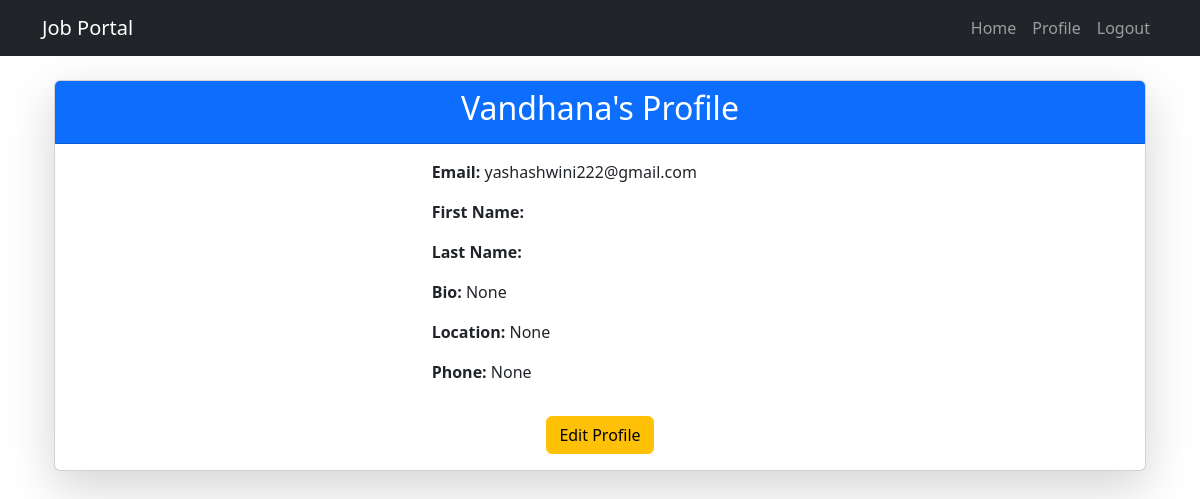
Page /users/profile/ (signed in) on the earlier database version.
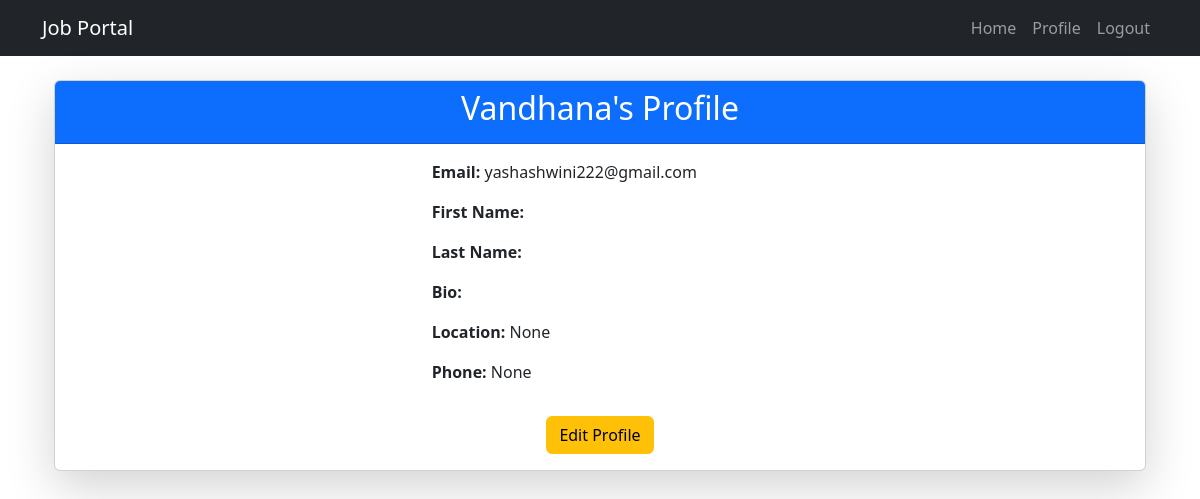
Same page on the later database version.
### users/models.py (models this page shows, shortened)
class CustomUser(AbstractUser):
    is_employer = models.BooleanField(default=False)  # Distinguish employer & job seeker
    bio = models.TextField(blank=True, null=True)  # New field
    location = models.CharField(max_length=100, blank=True, null=True)  # New field
    phone = models.CharField(max_length=15, blank=True, null=True)  # New field

### users/views.py (the view)
# urls.py: path('profile/', profile, name='profile'),
@login_required
def profile(request):
    return render(request, 'users/profile.html', {'user': request.user})

### users/templates/users/profile.html (shortened to what this page needs)
{% extends 'base.html' %}
{% block content %}
<div class="container mt-4">
    <div class="card shadow-lg">
        <div class="card-header bg-primary text-white text-center">
            <h2>{{ user.username }}'s Profile</h2>
        </div>
        <div class="card-body">
            <div class="row">
                <div class="col-md-4 text-center">
                </div>
                <div class="col-md-8">
                    <p><strong>Email:</strong> {{ user.email }}</p>
                    <p><strong>First Name:</strong> {{ user.first_name }}</p>
                    <p><strong>Last Name:</strong> {{ user.last_name }}</p>
                    <p><strong>Bio:</strong> {{ user.bio }}</p>
                    <p><strong>Location:</strong> {{ user.location }}</p>
                    <p><strong>Phone:</strong> {{ user.phone }}</p>
                </div>
            </div>
            <div class="text-center mt-3">
                <a href="{% url 'users:edit_profile' %}" class="btn btn-warning">Edit Profile</a>
            </div>
        </div>
    </div>
</div>
{% endblock %}

Differences in the rows shown:
changed CustomUser "Vandhana": bio "None" → (not shown)
